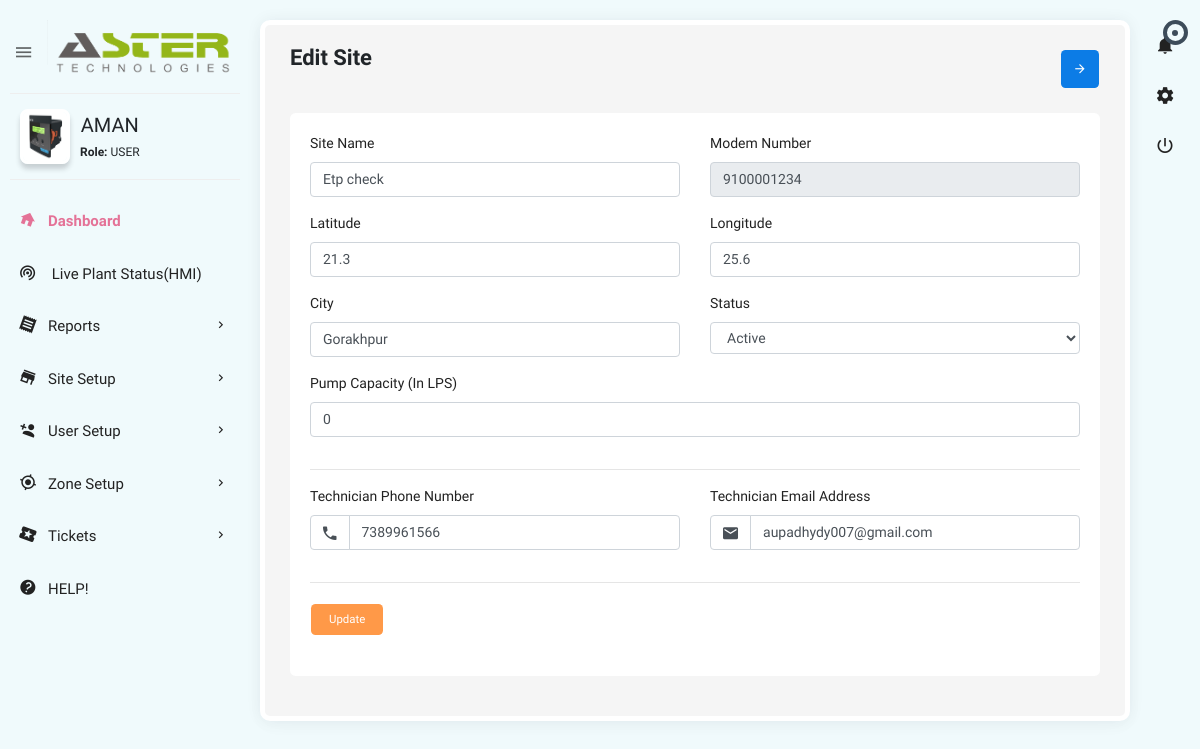
The app's page /editsite/3 (signed in), older data.
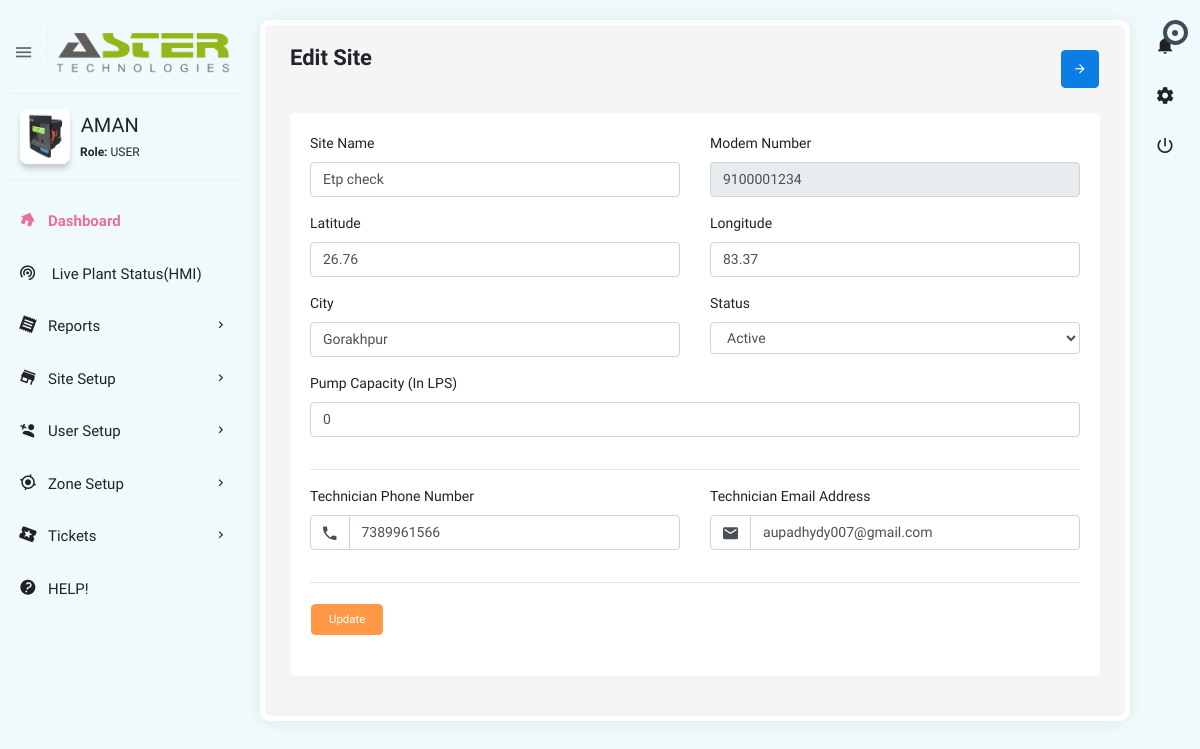
The same page, newer data.
### etp/models.py (models this page shows, shortened)
class site(models.Model):
	user = models.ForeignKey(User, on_delete=models.CASCADE)
	name=models.CharField(max_length=25)
	smno = models.CharField(max_length=25)
	lat = models.CharField(max_length=25)
	lon= models.CharField(max_length=25)
	status= models.CharField(max_length=25)
	opc=models.IntegerField()
	techno= models.CharField(max_length=150)
	techemail= models.CharField(max_length=100)
	city= models.CharField(max_length=25)
	dnt=models.DateTimeField(auto_now_add=True)
	ud=models.DateTimeField(auto_now_add=True)
	def default_vd():
		return datetime.now() + timedelta(days=365)
	vd = models.DateTimeField(default=default_vd)
	dl=models.IntegerField(default=0)

### etp/views.py (the view, shortened to what this page needs)
# urls.py: path('editsite/<id>',views.editsite,name="editsite"),
@login_required(login_url='/')
def editsite(request,id):
    esite=site.objects.get(id=id)
    return render(request,'createsite.html',{'faults':faultfunc(request.user),'edit':True,'es':esite})

### etp/views.py (called while the page is built)
def faultfunc(user):
    faults = fault.objects.filter(site__user=user).order_by('-dnt')[:6]
    return faults

### templates/createsite.html (shortened to what the changed rows need)
{% extends 'main.html' %}
{% load static %}
{% block maincontent %}
<section class="content">
    <div class="body_scroll">
        <div class="block-header">
            <div class="row">
                <div class="col-lg-7 col-md-6 col-sm-12">
                    <h2>
                        {% if edit %}
                            Edit Site
                        {% else %}
                            Create Site
                        {% endif %}
                    </h2>
                </div>
            </div>
        </div>
        <div class="container-fluid">
            <div class="row clearfix">
                <div class="col-lg-12 col-md-12 col-sm-12">
                    <div class="card">
                        <div class="body">
                            <form method="POST" {% if edit %}action="/editsite/{{ es.id }}"{% endif %}>
                            <div class="row clearfix">
                                <div class="col-sm-6">
                                    <div class="form-group">
                                        <input type="text" class="form-control" placeholder="Enter Site Name" name="sitename" value="{{ es.name }}" />
                                    </div>
                                </div>
                                <div class="col-sm-6">
                                    <div class="form-group">
                                        <input type="text" class="form-control" placeholder="Enter Modem Number" name="smno"
                                        value="{{ es.smno }}"  {% if edit %} disabled {% endif %} maxlength="10"/>
                                    </div>
                                </div>
                            </div>
                            <div class="row clearfix">
                                <div class="col-sm-6">
                                    <div class="form-group">
                                        <input type="text" class="form-control" placeholder="Enter Latitude" name="lat"
                                        value="{{ es.lat }}"/>
                                    </div>
                                </div>
                                <div class="col-sm-6">
                                    <div class="form-group">
                                        <input type="text" class="form-control" placeholder="Enter Longitude" name="lon"
                                        value="{{ es.lon }}"/>
                                    </div>
                                </div>
                            </div>
                            <div class="row clearfix">
                                <div class="col-sm-6">
                                    <div class="form-group">
                                        <input type="text" class="form-control" placeholder="Enter City" name="city"
                                        value="{{ es.city }}"/>
                                    </div>
                                </div>
                                <div class="col-sm-6">
                                    <div class="form-group">
                                          <select class="form-control show-tick ms select2" data-placeholder="Select"  name="status" required>
                                            <option value="active" {% if es.status == 'active' %}selected{% endif %}>Active</option>
                                          </select>
                                    </div>
                                </div>
                            </div>
                            <div class="row clearfix">
                                <div class="col-sm-12">
                                    <div class="form-group">
                                        <input type="number" class="form-control" placeholder="Enter Output Pump Capacity" name="opc" value="{{ es.opc }}"/>
                                    </div>
                                </div>
                            </div>
                            <div class="row clearfix">
                                <div class="col-sm-6">
                                    <div class="input-group masked-input mb-3">
                                        <div class="input-group-prepend">
                                            <span class="input-group-text"><i class="zmdi zmdi-phone"></i></span>
                                        </div>
                                        <input type="text" class="form-control mobile-phone-number" placeholder="Ex:XXX-XXX-XXXX" name="phone" value="{{ es.techno }}">
                                    </div>
                                </div>
                                <div class="col-sm-6">
                                    <div class="input-group masked-input mb-3">
                                        <div class="input-group-prepend">
                                            <span class="input-group-text"><i class="zmdi zmdi-email"></i></span>
                                        </div>
                                        <input type="text" class="form-control email" placeholder="Ex: example@astertechnologies.in" name="email" value="{{ es.techemail }}">
                                    </div>
                                </div>
                            </div>
                            </form>
                        </div>
                    </div>
                </div>
            </div>
        </div>
    </div>
</section>
{% endblock %}

Row changes from the older to the newer data that the page shows:
changed site "Etp check": lat "21.3" → "26.76"; lon "25.6" → "83.37"
